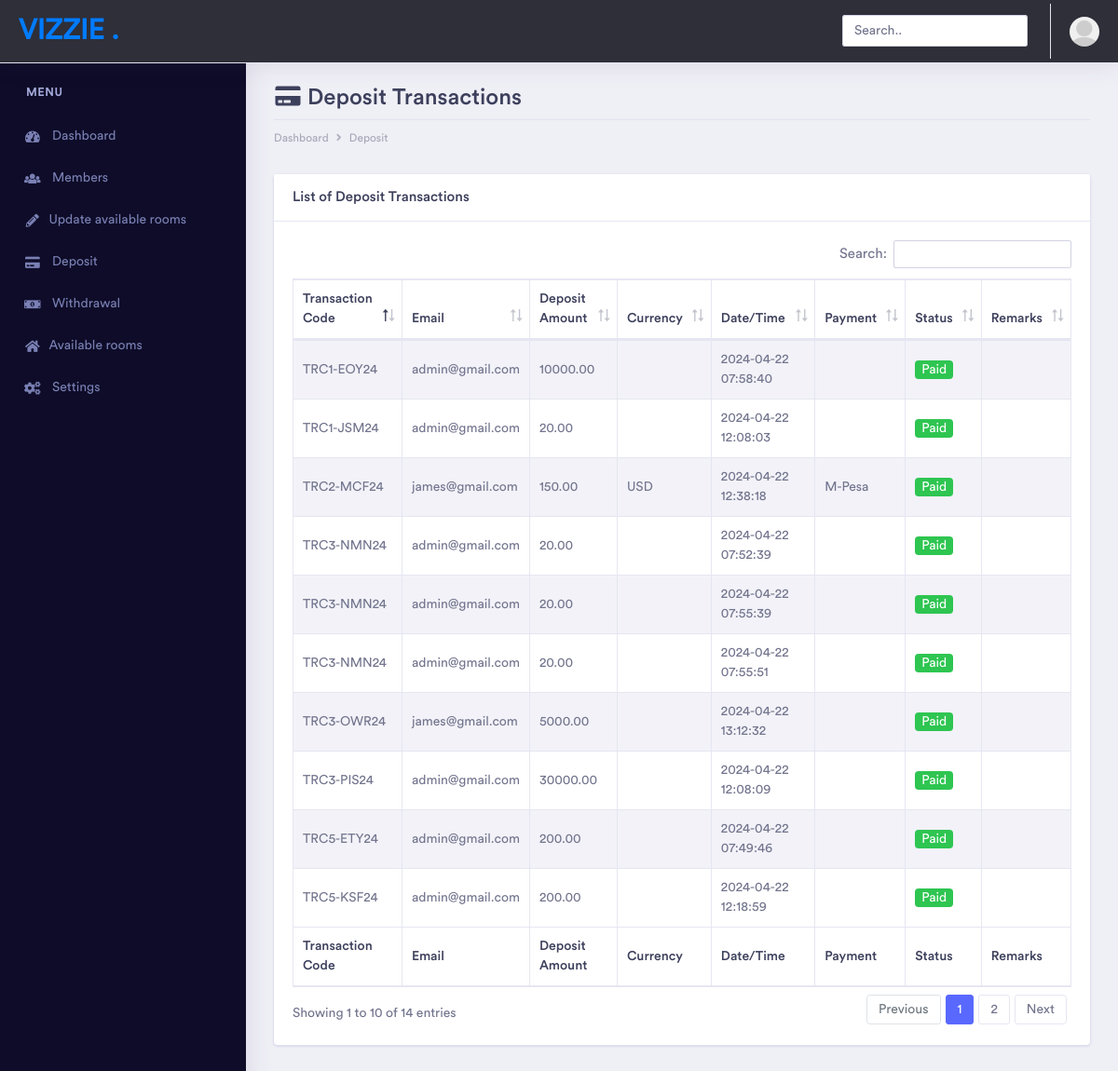
Page /admin/deposit.php (signed in) on the committed database.
### tables this page shows
CREATE TABLE `deposits` (
  `id` int(11) NOT NULL,
  `transaction_code` varchar(255) DEFAULT NULL,
  `email` varchar(255) DEFAULT NULL,
  `deposit_amount` decimal(10,2) DEFAULT NULL,
  `currency` varchar(10) DEFAULT NULL,
  `datetime` datetime NOT NULL,
  `payment_gateway` varchar(50) DEFAULT NULL,
  `status` varchar(15) NOT NULL,
  `remarks` text DEFAULT NULL,
  `created_at` timestamp NOT NULL DEFAULT current_timestamp(),
  `user_id` int(11) NOT NULL
);

### admin/deposit.php (the view, shortened to what this page needs)
<?php
include '/opt/lampp/htdocs/vizzie_system/web/config.php';
$deposit_query = "SELECT * FROM deposits";
$deposit_result = mysqli_query($conn, $deposit_query);
?>
<!doctype html>
<html lang="en">
<?php include 'includes/header.php' ?>
<body>
    <div class="dashboard-main-wrapper">
    <?php include 'includes/navbar.php' ?>
    <?php include 'includes/sidebar.php' ?>
        <div class="dashboard-wrapper">
            <div class="container-fluid  dashboard-content">
                <div class="row">
                    <div class="col-xl-12 col-lg-12 col-md-12 col-sm-12 col-12">
                        <div class="page-header">
                            <h2 class="pageheader-title"><i class="fa fa-fw fa-credit-card"></i> Deposit Transactions </h2>
                            <div class="page-breadcrumb">
                                <nav aria-label="breadcrumb">
                                    <ol class="breadcrumb">
                                        <li class="breadcrumb-item"><a href="#" class="breadcrumb-link">Dashboard</a></li>
                                        <li class="breadcrumb-item"><a href="#" class="breadcrumb-link">Deposit</a></li>
                                    </ol>
                                </nav>
                            </div>
                        </div>
                    </div>
                </div>
                <div class="row">
                    <div class="col-xl-12 col-lg-12 col-md-12 col-sm-12 col-12">
                        <div class="card">
                            <h5 class="card-header">List of Deposit Transactions </h5>
                            <div class="card-body">
                                <div class="table-responsive">
                                <table id="example" class="table table-striped table-bordered second" style="width:100%">
                                        <thead>
                                            <tr>
                                                <th>Transaction Code</th>
                                                <th>Email</th>
                                                <th>Deposit Amount</th>
                                                <th>Currency</th>
                                                <th>Date/Time</th>
                                                <th>Payment</th>
                                                <th>Status</th>
                                                <th>Remarks</th>
                                            </tr>
                                        </thead>
                                        <tbody>
                                            <?php
                                            while ($row = mysqli_fetch_assoc($deposit_result)) {
                                                echo "<tr>";
                                                echo "<td>" . $row['transaction_code'] . "</td>";
                                                echo "<td>" . $row['email'] . "</td>";
                                                echo "<td>" . $row['deposit_amount'] . "</td>";
                                                echo "<td>" . $row['currency'] . "</td>";
                                                echo "<td>" . $row['created_at'] . "</td>";
                                                echo "<td>" . $row['payment_gateway'] . "</td>";
                                                echo "<td><span class='badge bg-success text-white'>{$row['status']}</span></td>";
                                                echo "<td>{$row['remarks']}</td>";
                                                echo "</tr>";
                                            }
                                            ?>
                                        </tbody>
                                        <tfoot>
                                            <tr>
                                                <th>Transaction Code</th>
                                                <th>Email</th>
                                                <th>Deposit Amount</th>
                                                <th>Currency</th>
                                                <th>Date/Time</th>
                                                <th>Payment</th>
                                                <th>Status</th>
                                                <th>Remarks</th>
                                            </tr>
                                        </tfoot>
                                    </table>
                                </div>
                            </div>
                        </div>
                    </div>
                </div>
            </div>
        </div>
    </div>
</body>
</html>

### admin/includes/header.php (shortened to what this page needs)
<head>
    <link rel="stylesheet" href="../assets/vendor/bootstrap/css/bootstrap.min.css">
    <link href="../assets/vendor/fonts/circular-std/style.css" rel="stylesheet">
    <link rel="stylesheet" href="../assets/libs/css/style.css">
    <link rel="stylesheet" href="../assets/vendor/fonts/fontawesome/css/fontawesome-all.css">
    <link rel="stylesheet" href="../assets/vendor/vector-map/jqvmap.css">
    <link href="../assets/vendor/jvectormap/jquery-jvectormap-2.0.2.css" rel="stylesheet">
    <link rel="stylesheet" href="../assets/vendor/charts/chartist-bundle/chartist.css">
    <link rel="stylesheet" href="../assets/vendor/charts/c3charts/c3.css">
    <link rel="stylesheet" href="../assets/vendor/charts/morris-bundle/morris.css">
    <link rel="stylesheet" type="text/css" href="../assets/vendor/daterangepicker/daterangepicker.css" />
    <link rel="stylesheet" type="text/css" href="../assets/vendor/datatables/css/dataTables.bootstrap4.css">
    <link rel="stylesheet" type="text/css" href="../assets/vendor/datatables/css/buttons.bootstrap4.css">
    <link rel="stylesheet" type="text/css" href="../assets/vendor/datatables/css/select.bootstrap4.css">
    <link rel="stylesheet" type="text/css" href="../assets/vendor/datatables/css/fixedHeader.bootstrap4.css">
</head>

### admin/includes/navbar.php (shortened to what this page needs)
<?php
$conn = mysqli_connect('localhost','root','','user_db') or die('connection failed');
$user_id = $_SESSION['user_id'];
$query = "SELECT * FROM user_form WHERE id = $user_id";
$result = mysqli_query($conn, $query);
$fetch = mysqli_fetch_assoc($result);
?>
<div class="dashboard-header">
    <nav class="navbar navbar-expand-lg bg-dark fixed-top">
        <a class="navbar-brand" href="index.php">Vizzie .</a>
        <div class="collapse navbar-collapse " id="navbarSupportedContent">
            <ul class="navbar-nav ml-auto navbar-right-top">
                <li class="nav-item">
                    <div id="custom-search" class="top-search-bar">
                        <input class="form-control" type="text" placeholder="Search..">
                    </div>
                </li>
                <li class="nav-item dropdown nav-user">
                    <a class="nav-link nav-user-img" href="#" id="navbarDropdownMenuLink2" data-toggle="dropdown" aria-haspopup="true" aria-expanded="false">
                    <?php if(isset($fetch['image']) && !empty($fetch['image'])): ?>
                        <img src="../assets/images/default-avatar.png" alt="Default Profile Picture" class="user-avatar-md rounded-circle">
                    <?php else: ?>
                        <img src="../assets/images/default-avatar.png" alt="Default Profile Picture" class="user-avatar-md rounded-circle">
                    <?php endif; ?>
                    </a>
                </li>
            </ul>
        </div>
    </nav>
</div>

### admin/includes/sidebar.php (shortened to what this page needs)
<div class="nav-left-sidebar sidebar-dark">
    <div class="menu-list">
        <nav class="navbar navbar-expand-lg navbar-light">
            <div class="collapse navbar-collapse" id="navbarNav">
                <ul class="navbar-nav flex-column">
                    <li class="nav-divider">
                        Menu
                    </li>
                    <li class="nav-item ">
                        <a class="nav-link" href="index.php"><i class="fa fa-fw fa-tachometer-alt"></i> Dashboard</a>
                    </li>
                    <li class="nav-item ">
                        <a class="nav-link" href="member.php"><i class="fa fa-fw fa-users"></i> Members</a>
                    </li>
                    <li class="nav-item ">
                        <a class="nav-link" href="update-bnb.php"><i class="fa fa-fw fa-pencil-alt"></i>Update available rooms</a>
                    </li>
                    <li class="nav-item ">
                        <a class="nav-link" href="deposit.php"><i class="fa fa-fw fa-credit-card"></i> Deposit</a>
                    </li>
                    <li class="nav-item ">
                        <a class="nav-link" href="withdraw.php"><i class="fa fa-fw fa-money-bill-alt"></i> Withdrawal</a>
                    </li>
                    <li class="nav-item ">
                        <a class="nav-link" href="update-bnb.php"><i class="fa fa-fw fa-home"></i>Available rooms</a>
                    </li>
                    <li class="nav-item ">
                        <a class="nav-link" href="settings.php"><i class="fa fa-fw fa-cogs"></i> Settings</a>
                    </li>
                </ul>
            </div>
        </nav>
    </div>
</div>

### rows in the picture
deposits: transaction_code "TRC5-ETY24", email "admin@gmail.com", deposit_amount "200.00", created_at "2024-04-22 07:49:46", status "Paid"
deposits: transaction_code "TRC3-NMN24", email "admin@gmail.com", deposit_amount "20.00", created_at "2024-04-22 07:52:39", status "Paid"
deposits: transaction_code "TRC3-NMN24", email "admin@gmail.com", deposit_amount "20.00", created_at "2024-04-22 07:55:39", status "Paid"
deposits: transaction_code "TRC3-NMN24", email "admin@gmail.com", deposit_amount "20.00", created_at "2024-04-22 07:55:51", status "Paid"
deposits: transaction_code "TRC1-EOY24", email "admin@gmail.com", deposit_amount "10000.00", created_at "2024-04-22 07:58:40", status "Paid"
deposits: transaction_code "TRC1-JSM24", email "admin@gmail.com", deposit_amount "20.00", created_at "2024-04-22 12:08:03", status "Paid"
deposits: transaction_code "TRC3-PIS24", email "admin@gmail.com", deposit_amount "30000.00", created_at "2024-04-22 12:08:09", status "Paid"
deposits: transaction_code "TRC5-KSF24", email "admin@gmail.com", deposit_amount "200.00", created_at "2024-04-22 12:18:59", status "Paid"
deposits: transaction_code "TRC2-MCF24", email "james@gmail.com", deposit_amount "150.00", currency "USD", created_at "2024-04-22 12:38:18", payment_gateway "M-Pesa", status "Paid"
deposits: transaction_code "TRC3-OWR24", email "james@gmail.com", deposit_amount "5000.00", created_at "2024-04-22 13:12:32", status "Paid"
